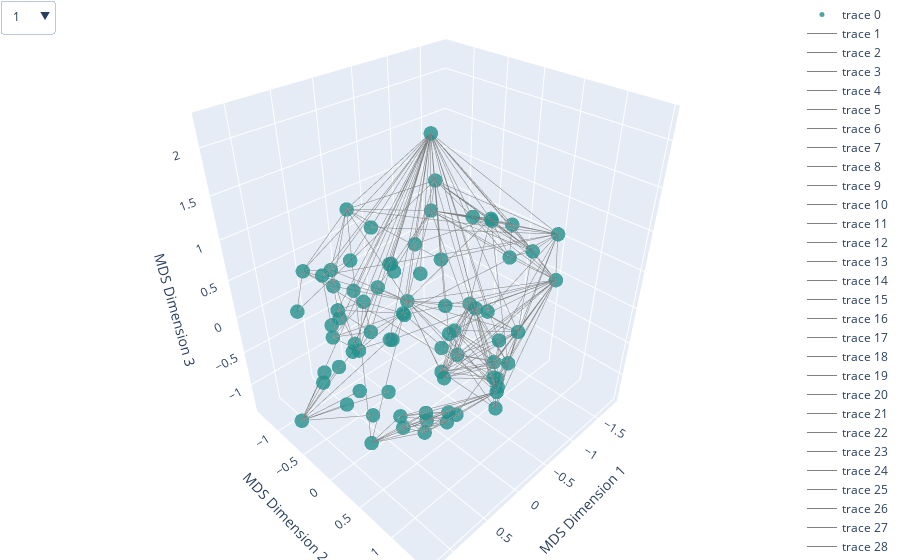

Write notebook code for a chart like this one.
### Markdown cell above
# MDS

### Code cell
def plot_mds(similarities, node_list, edge_list, n_components=2, interactive=False):  
    mds = MDS(n_components=n_components,max_iter=500)
    embeddings = mds.fit_transform(1 - similarities)

    inertias = []
    for k in range(1, min(10, len(node_list))): 
        kmeans = KMeans(n_clusters=k)
        kmeans.fit(embeddings)
        inertias.append(kmeans.inertia_)

    plt.figure(figsize=(10, 6))
    plt.plot(range(1, min(10, len(node_list))), inertias, marker='o', linestyle='--')
    plt.xlabel('Number of clusters')
    plt.ylabel('Inertia')
    plt.title('Elbow Method For Optimal Number of Clusters')
    plt.xticks(range(1, min(10, len(node_list))))
    plt.grid(True)
    plt.show()

    optimal_k = np.argmin(np.diff(inertias)) + 1
    kmeans = KMeans(n_clusters=optimal_k)
    print(f"Optimal number of clusters: {optimal_k}") 
    labels = kmeans.fit_predict(embeddings)

    plt.figure(figsize=(10, 8))
    plt.scatter(embeddings[:, 0], embeddings[:, 1], c='blue', s=50)

    for edge in edge_list:
        u, v = edge
        u_index = node_list.index(u)
        v_index = node_list.index(v)
        plt.plot([embeddings[u_index, 0], embeddings[v_index, 0]], 
                    [embeddings[u_index, 1], embeddings[v_index, 1]], 
                    color='gray', alpha=0.5)

    for i, node_number in enumerate(node_list):
        plt.text(embeddings[i, 0], embeddings[i, 1], node_number, color='black')

    plt.title('MDS Visualization of Node Similarities')
    plt.xlabel('MDS Dimension 1')
    plt.ylabel('MDS Dimension 2')
    plt.grid(True)
    plt.show()

    if interactive:
        trace = go.Scatter3d(
            x=embeddings[:, 0],
            y=embeddings[:, 1],
            z=embeddings[:, 2],
            mode='markers',
            text=node_list,
            hoverinfo='text',
            marker=dict(
                size=5,
                color=labels,
                colorscale='Viridis',
                opacity=0.8
            )
        )
        
        edge_traces = []
        for edge in edge_list:
            u, v = edge
            u_index = node_list.index(u)
            v_index = node_list.index(v)
            edge_trace = go.Scatter3d(
                x=[embeddings[u_index, 0], embeddings[v_index, 0]],
                y=[embeddings[u_index, 1], embeddings[v_index, 1]],
                z=[embeddings[u_index, 2], embeddings[v_index, 2]],
                mode='lines',
                line=dict(color='gray', width=1),
                hoverinfo='none'
            )
            edge_traces.append(edge_trace)
        
        dropdown_buttons = [
            {
                'label': node,
                'method': 'update',
                'args': [
                    {'selectedpoints': [node_list.index(node)]},
                    {'marker.color': ['rgba(255,0,0,1)' if i == node_list.index(node) else 'rgba(0,0,0,1)' for i in range(len(node_list))]}
                ]
            }
            for node in node_list
        ]

        updatemenu = [
            {
                'buttons': dropdown_buttons,
                'direction': 'down',
                'showactive': True,
            }
        ]

        layout = go.Layout(
            scene=dict(
                xaxis=dict(title='MDS Dimension 1'),
                yaxis=dict(title='MDS Dimension 2'),
                zaxis=dict(title='MDS Dimension 3')
            ),
            margin=dict(l=0, r=0, b=0, t=0),
            updatemenus=updatemenu
        )

        fig = go.Figure(data=[trace] + edge_traces, layout=layout)
        fig.show()

plot_mds(similarity_matrix, node_list, edge_list, n_components=3, interactive=True)
